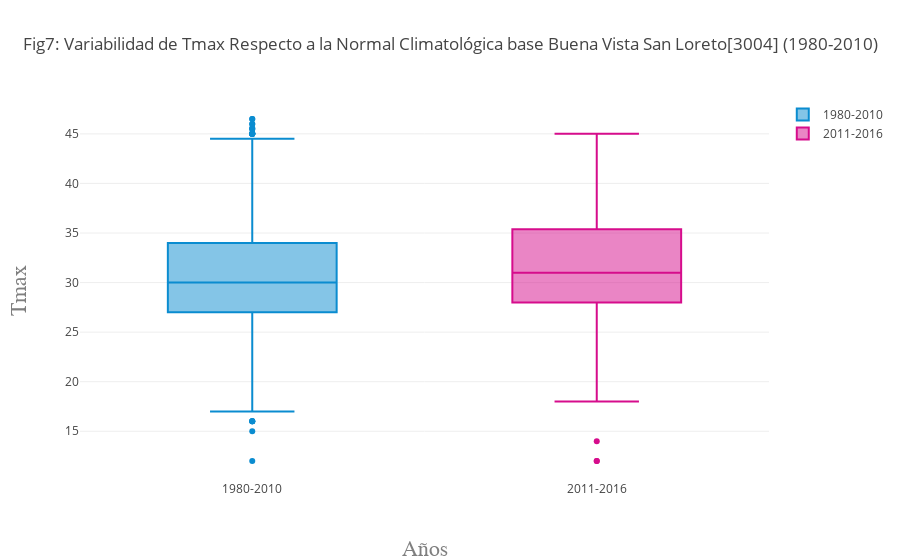

Write notebook code for a chart like this one.
### Code cell
trace1 = go.Box(y=df2['Tmax'],
    name = '1980-2010',
    marker = dict(
    color = 'rgb(10, 140, 208)',)
    )

trace2 = go.Box(y=df3['Tmax'],
    name = '2011-2016',
    marker = dict(
    color = 'rgb(214, 12, 140)',)
    )


data = [trace1, trace2]

layout = go.Layout(
    title='Fig7: Variabilidad de Tmax Respecto a la Normal Climatológica base Buena Vista San Loreto[3004] (1980-2010)',
    xaxis=dict(
        title='Años',
        titlefont=dict(
            family='Calibri Light, monospace',
            size=22,
            color='#7f7f7f'
        )
    ),
    yaxis=dict(
        title='Tmax',
        titlefont=dict(
            family='Calibri Light, monospace',
            size=22,
            color='#7f7f7f'
        )
    )
)

fig = go.Figure({
    'data': data,
    'layout': layout,
})

iplot({'data': data, 'layout': layout}, filename='timestamp-highlight')

### Figure 1 — Plotly figure (JSON) as saved in the notebook; plotly's stock layout.template omitted (floating-point values rounded to 4 significant figures; data arrays with more than 128 entries replaced by an {"elided": "..."} marker saying what was removed)
{"data": [{"marker": {"color": "rgb(10, 140, 208)"}, "name": "1980-2010", "type": "box", "uid": "ad31cd50-e441-11e8-b015-f894c21c29c8", "y": {"elided": "9944 float values"}}, {"marker": {"color": "rgb(214, 12, 140)"}, "name": "2011-2016", "type": "box", "uid": "ad31cd51-e441-11e8-86cb-f894c21c29c8", "y": {"elided": "2159 float values"}}], "layout": {"title": "Fig7: Variabilidad de Tmax Respecto a la Normal Climatológica base Buena Vista San Loreto[3004] (1980-2010)", "xaxis": {"title": "Años", "titlefont": {"color": "#7f7f7f", "family": "Calibri Light, monospace", "size": 22}}, "yaxis": {"title": "Tmax", "titlefont": {"color": "#7f7f7f", "family": "Calibri Light, monospace", "size": 22}}}}
